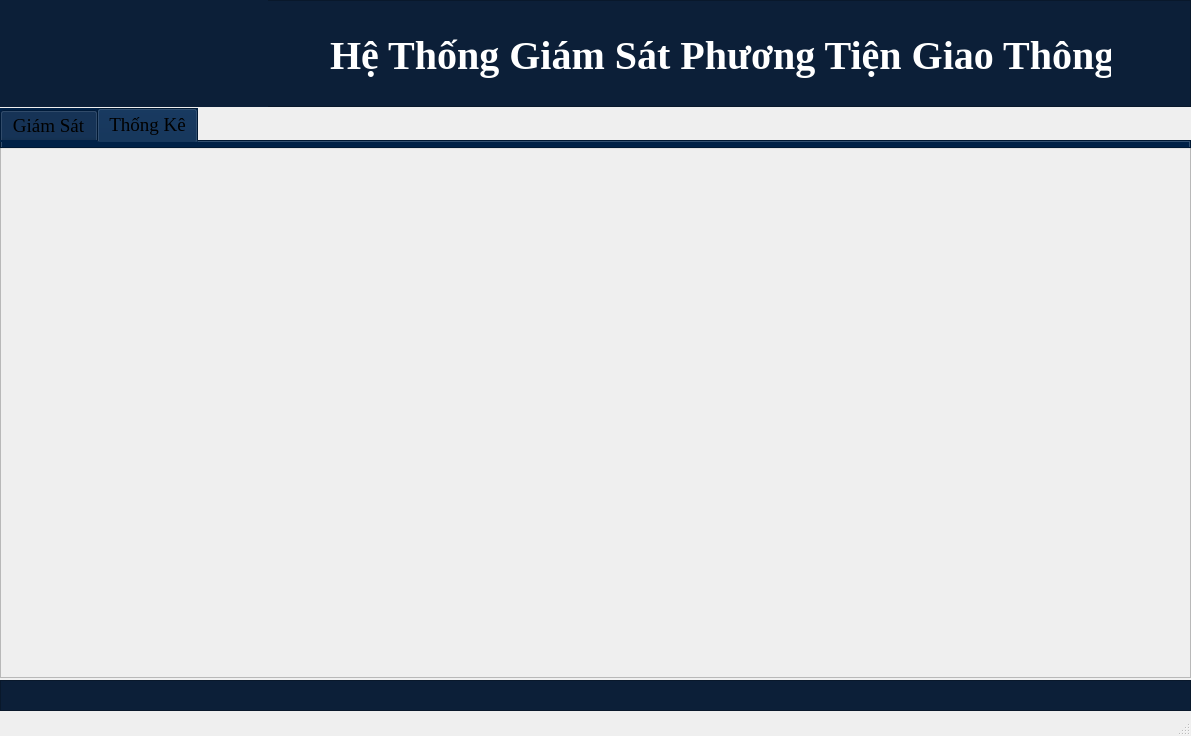
<?xml version="1.0" encoding="UTF-8"?>
<ui version="4.0">
 <class>MainWindow</class>
 <widget class="QMainWindow" name="MainWindow">
  <property name="geometry">
   <rect>
    <x>0</x>
    <y>0</y>
    <width>1191</width>
    <height>736</height>
   </rect>
  </property>
  <property name="minimumSize">
   <size>
    <width>1191</width>
    <height>736</height>
   </size>
  </property>
  <property name="maximumSize">
   <size>
    <width>1191</width>
    <height>736</height>
   </size>
  </property>
  <property name="windowTitle">
   <string>Hệ Thống Giám Sát Phương Tiện Giao Thông</string>
  </property>
  <widget class="QWidget" name="centralwidget">
   <widget class="QFrame" name="frameHeader">
    <property name="geometry">
     <rect>
      <x>0</x>
      <y>0</y>
      <width>1191</width>
      <height>107</height>
     </rect>
    </property>
    <property name="styleSheet">
     <string notr="true">background-color:rgb(12, 31, 56);</string>
    </property>
    <property name="frameShape">
     <enum>QFrame::StyledPanel</enum>
    </property>
    <property name="frameShadow">
     <enum>QFrame::Raised</enum>
    </property>
    <widget class="QLabel" name="label_2">
     <property name="geometry">
      <rect>
       <x>330</x>
       <y>30</y>
       <width>781</width>
       <height>51</height>
      </rect>
     </property>
     <property name="font">
      <font>
       <family>Times New Roman</family>
       <pointsize>30</pointsize>
       <weight>75</weight>
       <bold>true</bold>
      </font>
     </property>
     <property name="styleSheet">
      <string notr="true">color: white</string>
     </property>
     <property name="text">
      <string>Hệ Thống Giám Sát Phương Tiện Giao Thông</string>
     </property>
    </widget>
    <widget class="QLabel" name="label">
     <property name="geometry">
      <rect>
       <x>0</x>
       <y>0</y>
       <width>268</width>
       <height>107</height>
      </rect>
     </property>
     <property name="styleSheet">
      <string notr="true">background-color:rgb(12, 31, 56);</string>
     </property>
     <property name="text">
      <string/>
     </property>
     <property name="pixmap">
      <pixmap>ImageGUI/logo.png</pixmap>
     </property>
    </widget>
   </widget>
   <widget class="QFrame" name="mainFrame">
    <property name="geometry">
     <rect>
      <x>0</x>
      <y>147</y>
      <width>1191</width>
      <height>531</height>
     </rect>
    </property>
    <property name="styleSheet">
     <string notr="true"/>
    </property>
    <property name="frameShape">
     <enum>QFrame::StyledPanel</enum>
    </property>
    <property name="frameShadow">
     <enum>QFrame::Raised</enum>
    </property>
   </widget>
   <widget class="QFrame" name="frame">
    <property name="geometry">
     <rect>
      <x>0</x>
      <y>680</y>
      <width>1191</width>
      <height>31</height>
     </rect>
    </property>
    <property name="styleSheet">
     <string notr="true">background-color:rgb(12, 31, 56);</string>
    </property>
    <property name="frameShape">
     <enum>QFrame::StyledPanel</enum>
    </property>
    <property name="frameShadow">
     <enum>QFrame::Raised</enum>
    </property>
   </widget>
   <widget class="QTabWidget" name="tabMonitoring">
    <property name="geometry">
     <rect>
      <x>0</x>
      <y>108</y>
      <width>1191</width>
      <height>41</height>
     </rect>
    </property>
    <property name="font">
     <font>
      <family>Times New Roman</family>
      <pointsize>14</pointsize>
     </font>
    </property>
    <property name="styleSheet">
     <string notr="true">background-color:rgb(0, 33, 71)</string>
    </property>
    <property name="currentIndex">
     <number>1</number>
    </property>
    <widget class="QWidget" name="tabRecognition">
     <attribute name="title">
      <string>Giám Sát</string>
     </attribute>
    </widget>
    <widget class="QWidget" name="tabGetImage">
     <attribute name="title">
      <string>Thống Kê</string>
     </attribute>
    </widget>
   </widget>
  </widget>
  <widget class="QStatusBar" name="statusbar"/>
 </widget>
 <resources/>
 <connections/>
</ui>
